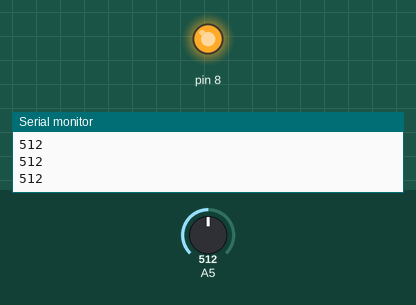
This sketch was run on a simulated Arduino Uno, built with avr-gcc and run on an emulated ATmega328P. Parts: output pins drawn as LEDs (lit = HIGH), the last lines printed to the serial monitor. The test bench sets the inputs (shaded band); at power-on: A5 = 512.

Above: at 1.3 s.
1.4 s: A5 set to 211
2.9 s: A5 set to 193
At 3.5 s:
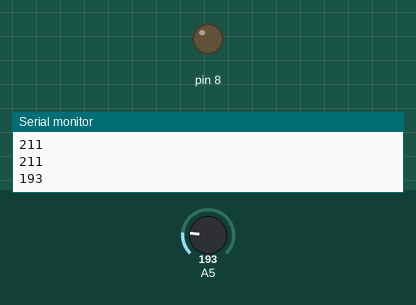
4.5 s: A5 set to 210
At 5.7 s:
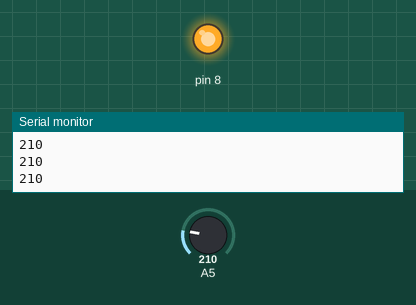
6.0 s: A5 set to 190
At 7.1 s:
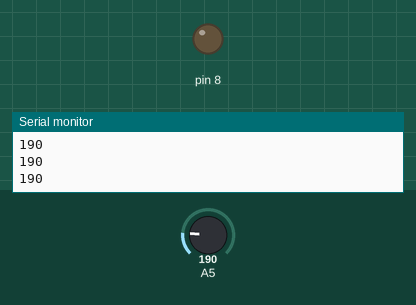
Timing chart, 0 to 8.5 s (numbered marks = the images above; inputs shaded):
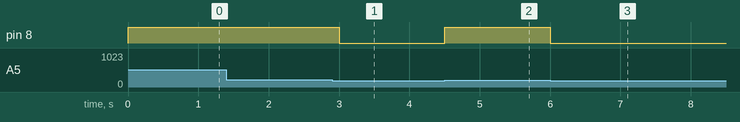

Measured:
- the behaviour switches between 201 and 200 on A5 (found by bisection; images 0 and 1)
- after the input at 2.9 s, pin 8: HIGH → LOW after 0.10 s
- after the input at 4.5 s, pin 8: LOW → HIGH at once
- after the input at 6.0 s, pin 8: HIGH → LOW at once

The sketch:

lesson8.ino
```cpp
void setup()
{
  pinMode(8, OUTPUT) ;
  Serial.begin(9600) ;
}
void loop()
{
  int i ;
  while(1)
  {
    i = analogRead(A5) ;
    if( i > 200 ) //如果大於512(2.5V)
    {
      digitalWrite(8, HIGH) ;
      Serial.println(i) ;
      delay(500) ;
    }
    else
    {
      digitalWrite(8, LOW) ;
      Serial.println(i) ;
      delay(500) ;
    }
  }
}
```
